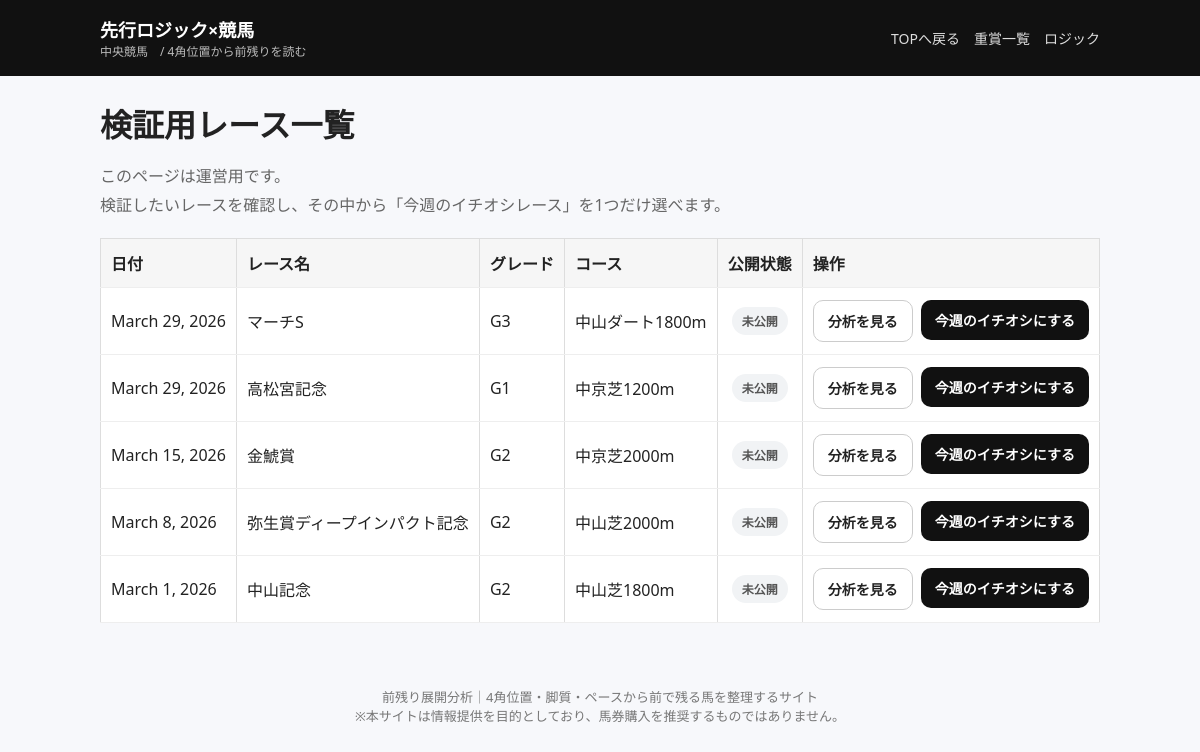
/manage/races/ (signed in), run on an earlier commit of the app's database.
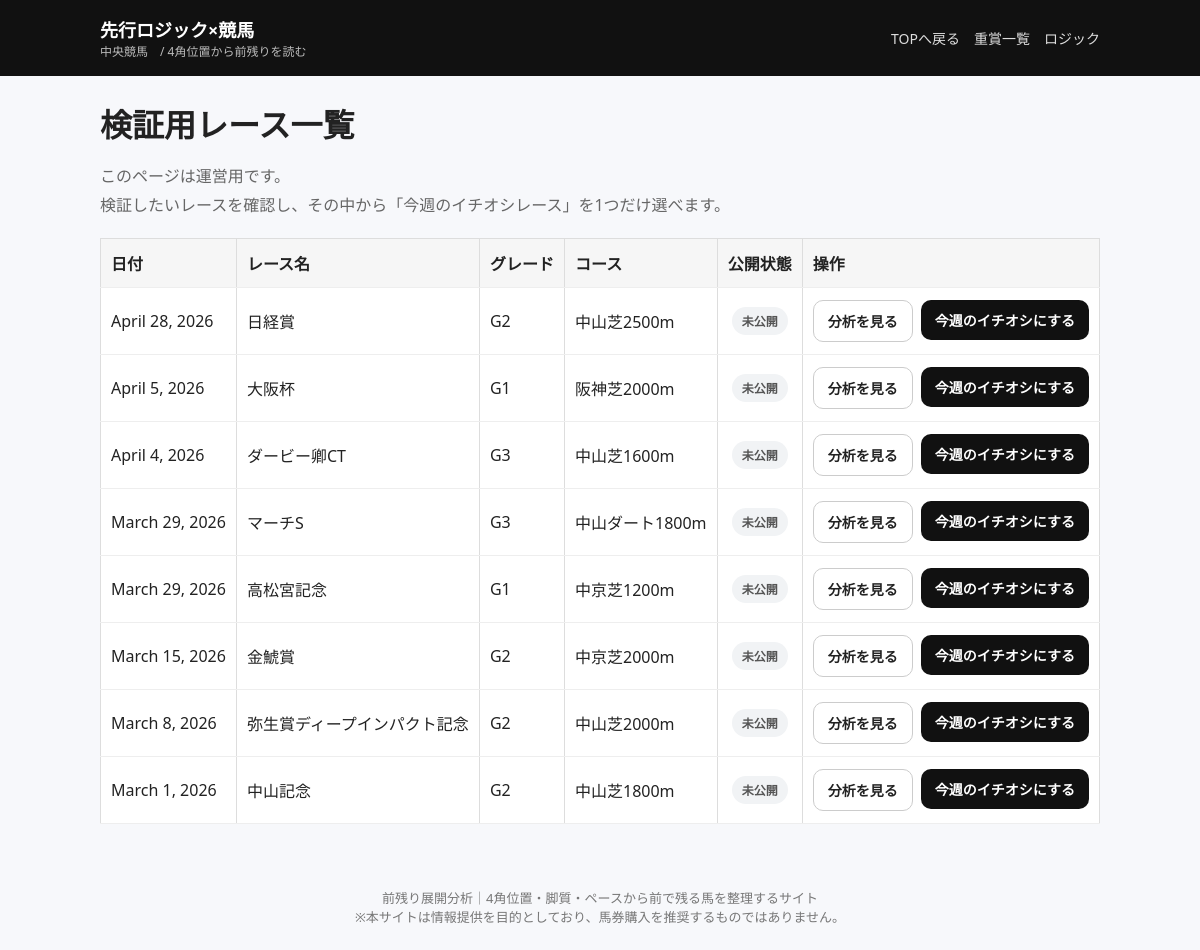
And on a later commit of the database.
### keibaapp_1/models.py (models this page shows, shortened)
class Race(models.Model):
    GRADE_CHOICES = [("G1", "G1"), ("G2", "G2"), ("G3", "G3")]
    name = models.CharField(max_length=100)
    race_date = models.DateField()
    course = models.CharField(max_length=100)  # 例：東京 ダ1600
    grade = models.CharField(max_length=2, choices=GRADE_CHOICES)
    track_condition = models.CharField(max_length=10, blank=True, default="")  # 良/稍/重/不
    pace = models.CharField(max_length=1, blank=True, default="")  # S/M/H
    pace_comment = models.CharField(max_length=100, blank=True, default="")
    is_featured_this_week = models.BooleanField(default=False)
    created_at = models.DateTimeField(auto_now_add=True)

### keibaapp_1/views.py (the view)
# urls.py: path("manage/races/", views.race_candidates_page, name="race_candidates_page"),
@staff_member_required
def race_candidates_page(request):
    races = (
        Race.objects
        .all()
        .order_by("-race_date", "id")
    )
    featured_race = get_featured_race()
    return render(request, "keibaapp_1/race_candidates.html", {
        "races": races,
        "featured_race": featured_race,
    })

### keibaapp_1/views.py (called while the page is built)
def get_featured_race():
    return (
        Race.objects
        .filter(is_featured_this_week=True)
        .order_by("race_date", "id")
        .first()
    )

### keibaapp_1/templates/keibaapp_1/race_candidates.html (shortened to what this page needs)
{% extends "keibaapp_1/base.html" %}
{% block content %}
<div class="manage-wrap">
  <h1 style="margin-bottom:10px;">検証用レース一覧</h1>
  <p class="manage-lead">
    このページは運営用です。<br>
    検証したいレースを確認し、その中から「今週のイチオシレース」を1つだけ選べます。
  </p>
  <div class="race-table-wrap">
    <table class="race-table">
      <thead>
        <tr>
          <th>日付</th>
          <th>レース名</th>
          <th>グレード</th>
          <th>コース</th>
          <th class="center">公開状態</th>
          <th class="center">操作</th>
        </tr>
      </thead>
      <tbody>
        {% for race in races %}
        <tr>
          <td>{{ race.race_date }}</td>
          <td>{{ race.name }}</td>
          <td>{{ race.grade }}</td>
          <td>{{ race.course }}</td>
          <td class="center">
            {% if race.is_featured_this_week %}
              <span class="featured-badge">公開中</span>
            {% else %}
              <span class="normal-badge">未公開</span>
            {% endif %}
          </td>
          <td class="center">
            <div class="action-row">
              <a href="/race/?race_id={{ race.id }}" class="btn-sub">分析を見る</a>
              {% if not race.is_featured_this_week %}
              <form method="post" action="{% url 'set_featured_race' race.id %}" style="margin:0;">
                <button type="submit" class="btn-main">今週のイチオシにする</button>
              </form>
              {% endif %}
            </div>
          </td>
        </tr>
        {% endfor %}
      </tbody>
    </table>
  </div>
</div>
{% endblock %}

### keibaapp_1/templates/keibaapp_1/base.html (shortened to what this page needs)
<!doctype html>
<html lang="ja">
<head>
</head>
<body>
  <header class="header">
    <div class="headerInner">
      <div>
        <div class="siteTitle">先行ロジック×競馬</div>
        <div class="siteSub">中央競馬　/ 4角位置から前残りを読む</div>
      </div>
      <nav class="nav">
        <a href="/">TOPへ戻る</a>
        <a href="/races/">重賞一覧</a>
        <a href="/about/">ロジック</a>
      </nav>
    </div>
  </header>
  <main class="container">
    {% block content %}{% endblock %}
  </main>
  <footer class="footer">
    前残り展開分析｜4角位置・脚質・ペースから前で残る馬を整理するサイト<br>
    ※本サイトは情報提供を目的としており、馬券購入を推奨するものではありません。
  </footer>
</body>
</html>

### keibaapp_1/templates/keibaapp_1/base.html (style rules this page uses)
body { font-family: system-ui, sans-serif; margin: 0; background: #f7f8fb; color: #222; }
a { text-decoration: none; color: inherit; }
.header { background: #111; color: #fff; padding: 16px 20px; }
.headerInner { max-width: 1000px; margin: 0 auto; display: flex; justify-content: space-between; align-items: center; flex-wrap: wrap; gap: 10px; }
.siteTitle { font-weight: 800; font-size: 18px; }
.siteSub { font-size: 12px; color: #bbb; }
.nav { display: flex; gap: 14px; flex-wrap: wrap; font-size: 14px; }
.nav a { color: #ddd; }
.container { max-width: 1000px; margin: 24px auto; padding: 0 16px; }
table { border-collapse: collapse; width: 100%; background: #fff; }
th, td { border: 1px solid #ddd; padding: 10px; text-align: left; }
th { background: #f6f6f6; }
.footer { margin-top: 40px; padding: 24px; text-align: center; font-size: 13px; color: #777; }

### keibaapp_1/templates/keibaapp_1/race_candidates.html (style rules this page uses)
.manage-wrap { max-width: 1100px; }
.manage-lead { color: #666; line-height: 1.8; margin-bottom: 18px; }
.race-table-wrap { overflow-x: auto; }
.race-table { width: 100%; border-collapse: collapse; min-width: 860px; background: #fff; }
.race-table thead tr { background: #f5f5f5; }
.race-table th, .race-table td { padding: 12px 10px; border-bottom: 1px solid #eee; }
.race-table th { text-align: left; }
.center { text-align: center; }
.normal-badge { display: inline-block; padding: 5px 10px; border-radius: 999px; background: #f1f3f5; color: #555; font-size: 12px; font-weight: 700; }
.action-row { display: flex; gap: 8px; flex-wrap: wrap; justify-content: center; }
.btn-main, .btn-sub { display: inline-flex; align-items: center; justify-content: center; padding: 10px 14px; border-radius: 10px; font-weight: 700; text-decoration: none; border: none; cursor: pointer; font-size: 14px; }
.btn-main { background: #111; color: #fff; }
.btn-sub { background: #fff; color: #222; border: 1px solid #ccc; }

What changed in the data, as far as the page shows it:
added Race: race_date "April 28, 2026", name "日経賞", grade "G2", course "中山芝2500m", is_featured_this_week "未公開"
added Race: race_date "April 5, 2026", name "大阪杯", grade "G1", course "阪神芝2000m", is_featured_this_week "未公開"
added Race: race_date "April 4, 2026", name "ダービー卿CT", grade "G3", course "中山芝1600m", is_featured_this_week "未公開"
